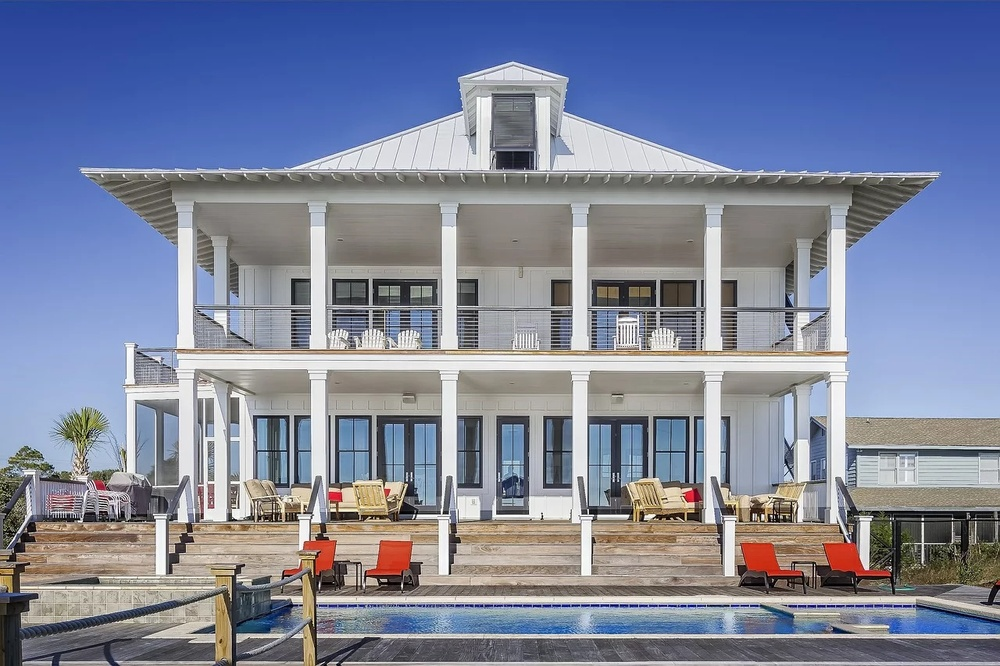
#> input picture data/house_2.jpg, 1000 x 666 px, shrunk from 1280 x 853 before the run
$ python Hough_transform.py
#> lines starting #> are read from the running program, lines starting #| are printed output that depends on the picture; after the words box and inside, x2 and y2 are one past the last pixel; in counts of white or black regions, pixels touching at a corner belong together
import cv2
import numpy as np
import matplotlib.pyplot as plt

img = cv2.imread('data/house_2.jpg', 1)
#> img is the input picture: shape (666, 1000, 3); mean B, G, R 156.6, 132.9, 125
gray = cv2.cvtColor(img, cv2.COLOR_BGR2GRAY)
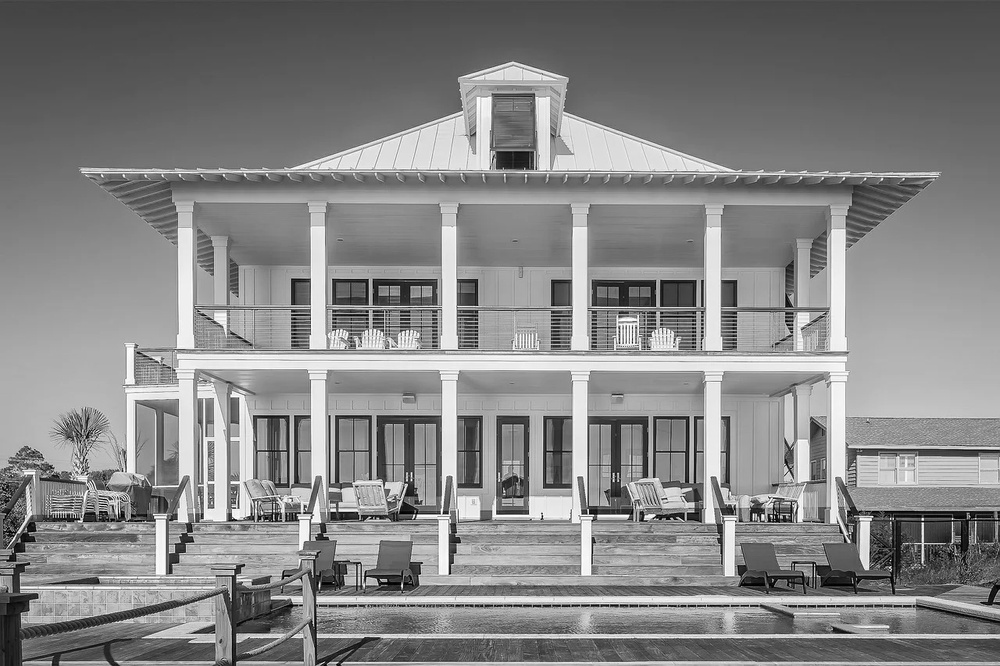
#> gray: shape (666, 1000); min 0, max 255, mean 133.2

edges = cv2.Canny(gray, 50, 200)
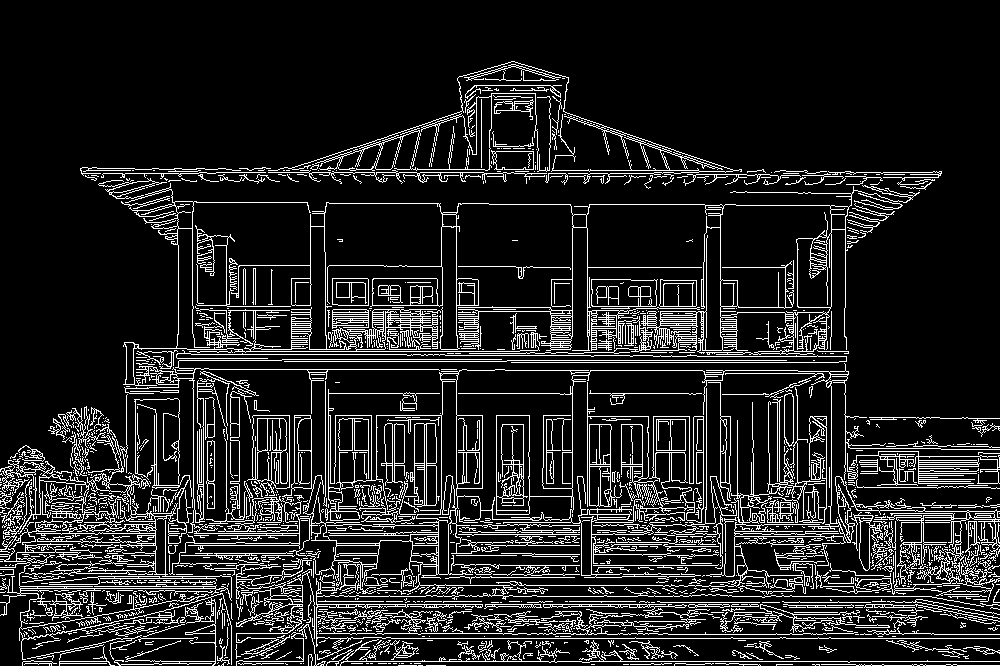
#> edges: shape (666, 1000); 13.3% white in thin lines or dots
#hough transform
lines = cv2.HoughLinesP(edges, 1, np.pi/180, 50, minLineLength=60, maxLineGap=10)
#> lines = 521 rows, first 6: [150, 661, 999, 661], [382, 638, 999, 638], [227, 633, 606, 633], [110, 596, 258, 596], [170, 604, 762, 604], [253, 522, 359, 522]
lines1 = lines[:,0,:]   # 提取为二维
#> lines1 has the same summary as lines
for x1,y1,x2,y2 in lines1[:]:
    cv2.line(img, (x1,y1), (x2,y2), (0, 255, 0), 1)
#> this loop made 521 passes
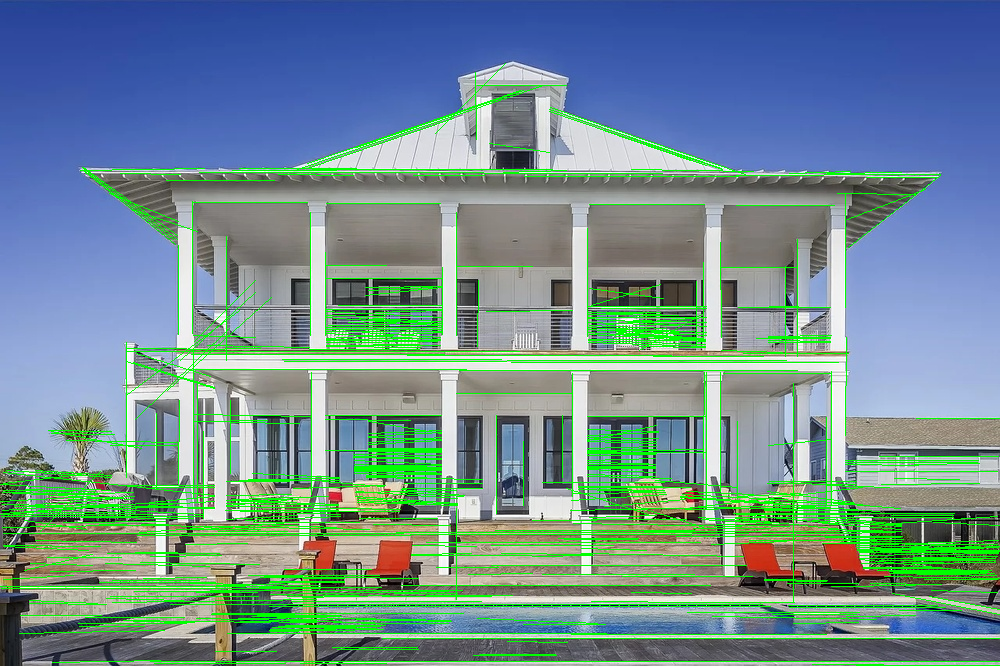
#> img: shape (666, 1000, 3); 8.43% of pixels changed, all inside (x1, y1, x2, y2) = (0, 63, 1000, 666)

cv2.imshow('image', img)
cv2.waitKey(0)

$ run again, with data/house_1.jpg copied over data/house_2.jpg
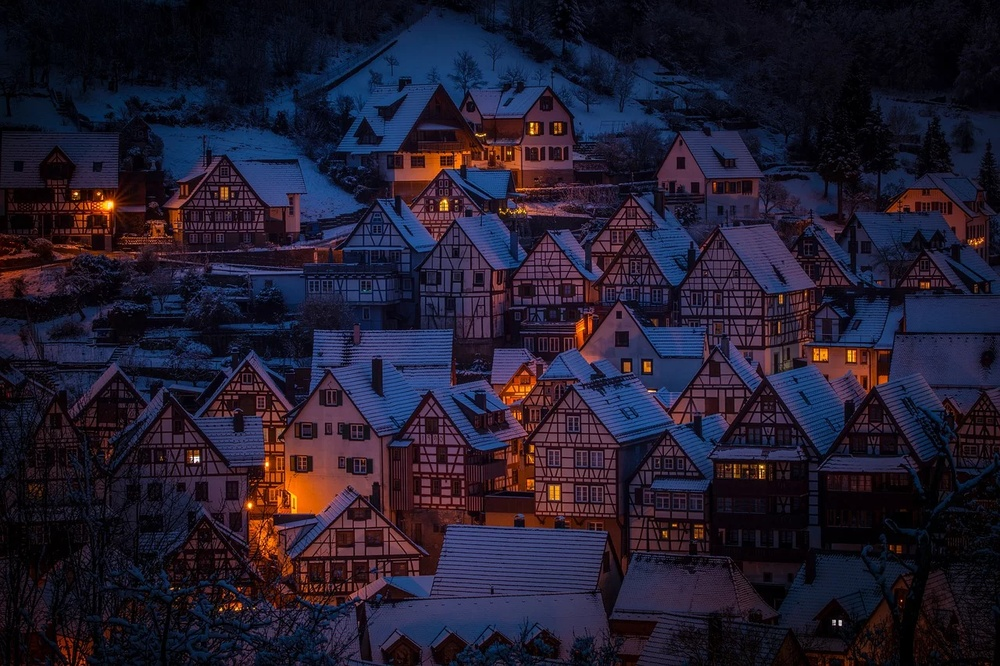
#> input picture data/house_1.jpg, 1000 x 666 px, shrunk from 1280 x 853 before the run
#> img is the input picture: shape (666, 1000, 3); mean B, G, R 46, 28.1, 34
#> `edges = cv2.Canny(gray, 50, 200)`:
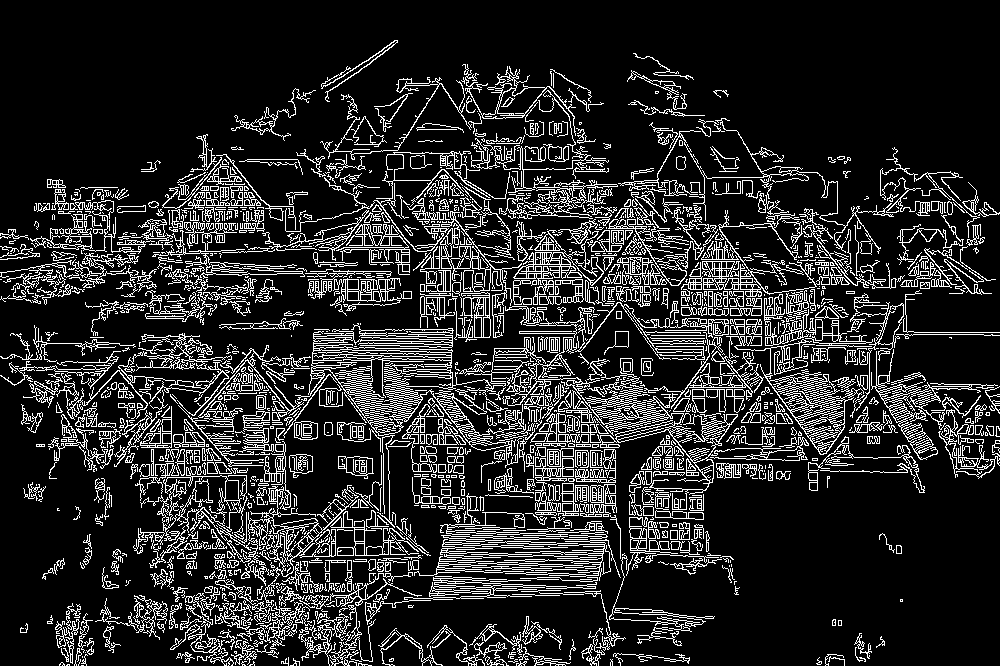
#> edges: shape (666, 1000); 15.7% white in thin lines or dots
#> lines = 757 rows, first 6: [298, 389, 500, 407], [359, 367, 491, 374], [457, 443, 572, 443], [503, 401, 690, 428], [287, 421, 351, 424], [666, 255, 784, 261]
#> lines1 has the same summary as lines
#> the loop `for x1,y1,x2,y2 in lines1[:]:` made 757 passes
#> after the loop `for x1,y1,x2,y2 in lines1[:]:`:
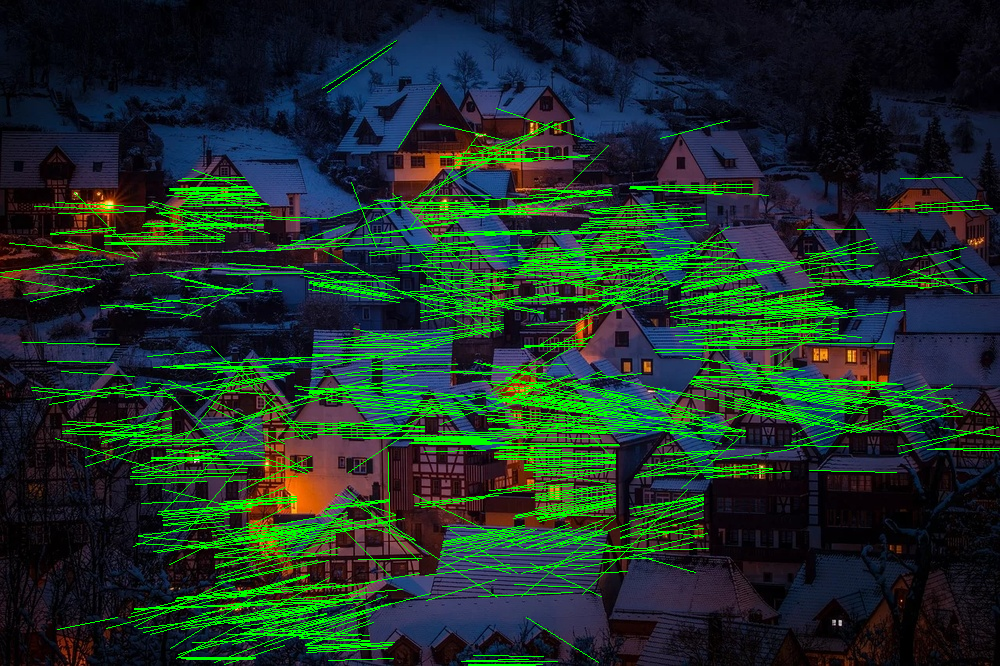
#> img: shape (666, 1000, 3); 10.07% of pixels changed, all inside (x1, y1, x2, y2) = (0, 40, 1000, 666)
